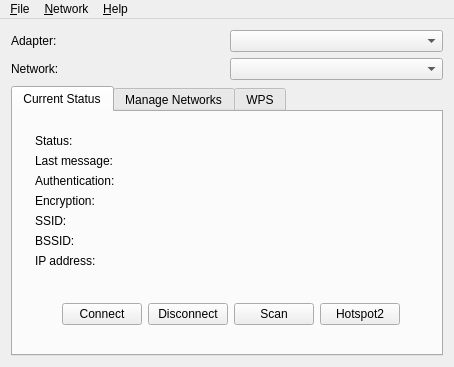
<?xml version="1.0" encoding="UTF-8"?>
<ui version="4.0">
 <class>WpaGui</class>
 <widget class="QMainWindow" name="WpaGui">
  <property name="geometry">
   <rect>
    <x>0</x>
    <y>0</y>
    <width>454</width>
    <height>367</height>
   </rect>
  </property>
  <property name="windowTitle">
   <string>wpa_gui</string>
  </property>
  <property name="windowIcon">
   <iconset resource="icons.qrc">
    <normaloff>:/icons/wpa_gui.svg</normaloff>:/icons/wpa_gui.svg</iconset>
  </property>
  <widget class="QWidget" name="widget">
   <layout class="QGridLayout">
    <item row="0" column="0">
     <widget class="QLabel" name="adapterLabel">
      <property name="text">
       <string>Adapter:</string>
      </property>
     </widget>
    </item>
    <item row="0" column="1">
     <widget class="QComboBox" name="adapterSelect"/>
    </item>
    <item row="1" column="0">
     <widget class="QLabel" name="networkLabel">
      <property name="text">
       <string>Network:</string>
      </property>
     </widget>
    </item>
    <item row="1" column="1">
     <widget class="QComboBox" name="networkSelect"/>
    </item>
    <item row="2" column="0" colspan="2">
     <widget class="QTabWidget" name="wpaguiTab">
      <property name="currentIndex">
       <number>0</number>
      </property>
      <widget class="QWidget" name="statusTab">
       <attribute name="title">
        <string>Current Status</string>
       </attribute>
       <layout class="QGridLayout">
        <item row="0" column="0" colspan="5">
         <widget class="QFrame" name="frame3">
          <property name="frameShape">
           <enum>QFrame::NoFrame</enum>
          </property>
          <property name="frameShadow">
           <enum>QFrame::Plain</enum>
          </property>
          <layout class="QGridLayout">
           <item row="0" column="0">
            <widget class="QLabel" name="statusLabel">
             <property name="text">
              <string>Status:</string>
             </property>
            </widget>
           </item>
           <item row="1" column="0">
            <widget class="QLabel" name="lastMessageLabel">
             <property name="text">
              <string>Last message:</string>
             </property>
            </widget>
           </item>
           <item row="2" column="0">
            <widget class="QLabel" name="authenticationLabel">
             <property name="text">
              <string>Authentication:</string>
             </property>
            </widget>
           </item>
           <item row="3" column="0">
            <widget class="QLabel" name="encryptionLabel">
             <property name="text">
              <string>Encryption:</string>
             </property>
            </widget>
           </item>
           <item row="4" column="0">
            <widget class="QLabel" name="ssidLabel">
             <property name="text">
              <string>SSID:</string>
             </property>
            </widget>
           </item>
           <item row="5" column="0">
            <widget class="QLabel" name="bssidLabel">
             <property name="text">
              <string>BSSID:</string>
             </property>
            </widget>
           </item>
           <item row="6" column="0">
            <widget class="QLabel" name="ipAddressLabel">
             <property name="text">
              <string>IP address:</string>
             </property>
            </widget>
           </item>
           <item row="0" column="1">
            <widget class="QLabel" name="textStatus">
             <property name="text">
              <string/>
             </property>
            </widget>
           </item>
           <item row="1" column="1" colspan="3">
            <widget class="QLabel" name="textLastMessage">
             <property name="text">
              <string/>
             </property>
            </widget>
           </item>
           <item row="2" column="1">
            <widget class="QLabel" name="textAuthentication">
             <property name="text">
              <string/>
             </property>
            </widget>
           </item>
           <item row="3" column="1">
            <widget class="QLabel" name="textEncryption">
             <property name="text">
              <string/>
             </property>
            </widget>
           </item>
           <item row="4" column="1">
            <widget class="QLabel" name="textSsid">
             <property name="text">
              <string/>
             </property>
            </widget>
           </item>
           <item row="5" column="1">
            <widget class="QLabel" name="textBssid">
             <property name="text">
              <string/>
             </property>
            </widget>
           </item>
           <item row="6" column="1">
            <widget class="QLabel" name="textIpAddress">
             <property name="text">
              <string/>
             </property>
            </widget>
           </item>
          </layout>
         </widget>
        </item>
        <item row="1" column="1">
         <widget class="QPushButton" name="connectButton">
          <property name="text">
           <string>Connect</string>
          </property>
         </widget>
        </item>
        <item row="1" column="2">
         <widget class="QPushButton" name="disconnectButton">
          <property name="text">
           <string>Disconnect</string>
          </property>
         </widget>
        </item>
        <item row="1" column="3">
         <widget class="QPushButton" name="scanButton">
          <property name="text">
           <string>Scan</string>
          </property>
         </widget>
        </item>
        <item row="1" column="4">
         <widget class="QPushButton" name="hsButton">
          <property name="text">
           <string>Hotspot2</string>
          </property>
         </widget>
        </item>
        <item row="1" column="5">
         <spacer>
          <property name="orientation">
           <enum>Qt::Vertical</enum>
          </property>
          <property name="sizeHint" stdset="0">
           <size>
            <width>30</width>
            <height>40</height>
           </size>
          </property>
         </spacer>
        </item>
       </layout>
      </widget>
      <widget class="QWidget" name="networkconfigTab">
       <attribute name="title">
        <string>Manage Networks</string>
       </attribute>
       <layout class="QGridLayout">
        <item row="0" column="0" colspan="5">
         <widget class="QListWidget" name="networkList">
          <property name="selectionRectVisible">
           <bool>true</bool>
          </property>
         </widget>
        </item>
        <item row="1" column="0" rowspan="2">
         <spacer>
          <property name="orientation">
           <enum>Qt::Vertical</enum>
          </property>
          <property name="sizeHint" stdset="0">
           <size>
            <width>20</width>
            <height>61</height>
           </size>
          </property>
         </spacer>
        </item>
        <item row="1" column="1">
         <widget class="QRadioButton" name="enableRadioButton">
          <property name="text">
           <string>Enabled</string>
          </property>
         </widget>
        </item>
        <item row="1" column="2">
         <widget class="QPushButton" name="editNetworkButton">
          <property name="text">
           <string>Edit</string>
          </property>
         </widget>
        </item>
        <item row="1" column="3">
         <widget class="QPushButton" name="removeNetworkButton">
          <property name="text">
           <string>Remove</string>
          </property>
         </widget>
        </item>
        <item row="1" column="4" rowspan="2">
         <spacer>
          <property name="orientation">
           <enum>Qt::Vertical</enum>
          </property>
          <property name="sizeHint" stdset="0">
           <size>
            <width>20</width>
            <height>61</height>
           </size>
          </property>
         </spacer>
        </item>
        <item row="2" column="1">
         <widget class="QRadioButton" name="disableRadioButton">
          <property name="text">
           <string>Disabled</string>
          </property>
         </widget>
        </item>
        <item row="2" column="2">
         <widget class="QPushButton" name="addNetworkButton">
          <property name="text">
           <string>Add</string>
          </property>
         </widget>
        </item>
        <item row="2" column="3">
         <widget class="QPushButton" name="scanNetworkButton">
          <property name="text">
           <string>Scan</string>
          </property>
         </widget>
        </item>
       </layout>
      </widget>
      <widget class="QWidget" name="wpsTab">
       <attribute name="title">
        <string>WPS</string>
       </attribute>
       <layout class="QGridLayout" name="wpsGridLayout">
        <item row="0" column="0">
         <widget class="QLabel" name="label_2">
          <property name="text">
           <string>Status:</string>
          </property>
         </widget>
        </item>
        <item row="0" column="1" colspan="3">
         <widget class="QLabel" name="wpsStatusText">
          <property name="text">
           <string/>
          </property>
         </widget>
        </item>
        <item row="1" column="0" colspan="2">
         <widget class="QPushButton" name="wpsPbcButton">
          <property name="text">
           <string>PBC - push button</string>
          </property>
         </widget>
        </item>
        <item row="2" column="0" colspan="2">
         <widget class="QPushButton" name="wpsPinButton">
          <property name="text">
           <string>Generate PIN</string>
          </property>
         </widget>
        </item>
        <item row="2" column="2">
         <widget class="QLabel" name="label">
          <property name="text">
           <string>PIN:</string>
          </property>
         </widget>
        </item>
        <item row="2" column="3">
         <widget class="QLineEdit" name="wpsPinEdit">
          <property name="enabled">
           <bool>false</bool>
          </property>
          <property name="readOnly">
           <bool>true</bool>
          </property>
         </widget>
        </item>
        <item row="3" column="0" colspan="2">
         <widget class="QPushButton" name="wpsApPinButton">
          <property name="enabled">
           <bool>false</bool>
          </property>
          <property name="text">
           <string>Use AP PIN</string>
          </property>
         </widget>
        </item>
        <item row="3" column="2">
         <widget class="QLabel" name="label_3">
          <property name="text">
           <string>AP PIN:</string>
          </property>
         </widget>
        </item>
        <item row="3" column="3">
         <widget class="QLineEdit" name="wpsApPinEdit">
          <property name="enabled">
           <bool>false</bool>
          </property>
         </widget>
        </item>
        <item row="4" column="0" colspan="4">
         <widget class="QTextEdit" name="wpsInstructions">
          <property name="readOnly">
           <bool>true</bool>
          </property>
         </widget>
        </item>
       </layout>
      </widget>
     </widget>
    </item>
   </layout>
  </widget>
  <widget class="QMenuBar" name="MenuBar">
   <property name="geometry">
    <rect>
     <x>0</x>
     <y>0</y>
     <width>454</width>
     <height>25</height>
    </rect>
   </property>
   <widget class="QMenu" name="fileMenu">
    <property name="title">
     <string>&amp;File</string>
    </property>
    <addaction name="fileEventHistoryAction"/>
    <addaction name="fileSaveConfigAction"/>
    <addaction name="actionWPS"/>
    <addaction name="actionPeers"/>
    <addaction name="separator"/>
    <addaction name="fileExitAction"/>
   </widget>
   <widget class="QMenu" name="networkMenu">
    <property name="title">
     <string>&amp;Network</string>
    </property>
    <addaction name="networkAddAction"/>
    <addaction name="networkEditAction"/>
    <addaction name="networkRemoveAction"/>
    <addaction name="separator"/>
    <addaction name="networkEnableAllAction"/>
    <addaction name="networkDisableAllAction"/>
    <addaction name="networkRemoveAllAction"/>
    <addaction name="separator"/>
    <addaction name="switchInterworkingSelectAction"/>
   </widget>
   <widget class="QMenu" name="helpMenu">
    <property name="title">
     <string>&amp;Help</string>
    </property>
    <addaction name="helpContentsAction"/>
    <addaction name="helpIndexAction"/>
    <addaction name="separator"/>
    <addaction name="helpAboutAction"/>
   </widget>
   <addaction name="fileMenu"/>
   <addaction name="networkMenu"/>
   <addaction name="helpMenu"/>
  </widget>
  <action name="fileEventHistoryAction">
   <property name="text">
    <string>Event &amp;History</string>
   </property>
  </action>
  <action name="fileSaveConfigAction">
   <property name="text">
    <string>&amp;Save Configuration</string>
   </property>
   <property name="shortcut">
    <string>Ctrl+S</string>
   </property>
  </action>
  <action name="fileExitAction">
   <property name="text">
    <string>E&amp;xit</string>
   </property>
   <property name="shortcut">
    <string>Ctrl+Q</string>
   </property>
  </action>
  <action name="networkAddAction">
   <property name="text">
    <string>&amp;Add</string>
   </property>
  </action>
  <action name="networkEditAction">
   <property name="text">
    <string>&amp;Edit</string>
   </property>
  </action>
  <action name="networkRemoveAction">
   <property name="text">
    <string>&amp;Remove</string>
   </property>
  </action>
  <action name="networkEnableAllAction">
   <property name="text">
    <string>E&amp;nable All</string>
   </property>
  </action>
  <action name="networkDisableAllAction">
   <property name="text">
    <string>&amp;Disable All</string>
   </property>
  </action>
  <action name="networkRemoveAllAction">
   <property name="text">
    <string>Re&amp;move All</string>
   </property>
  </action>
  <action name="switchInterworkingSelectAction">
   <property name="checkable">
    <bool>true</bool>
   </property>
   <property name="text">
    <string>&amp;Hotspot2 Auto Select</string>
   </property>
  </action>
  <action name="helpContentsAction">
   <property name="enabled">
    <bool>false</bool>
   </property>
   <property name="text">
    <string>&amp;Contents...</string>
   </property>
  </action>
  <action name="helpIndexAction">
   <property name="enabled">
    <bool>false</bool>
   </property>
   <property name="text">
    <string>&amp;Index...</string>
   </property>
  </action>
  <action name="helpAboutAction">
   <property name="text">
    <string>&amp;About</string>
   </property>
  </action>
  <action name="actionWPS">
   <property name="enabled">
    <bool>false</bool>
   </property>
   <property name="text">
    <string>&amp;Wi-Fi Protected Setup</string>
   </property>
  </action>
  <action name="actionPeers">
   <property name="text">
    <string>&amp;Peers</string>
   </property>
  </action>
 </widget>
 <layoutdefault spacing="6" margin="11"/>
 <includes>
  <include location="global">qtimer.h</include>
  <include location="global">qsocketnotifier.h</include>
  <include location="local">wpamsg.h</include>
  <include location="local">eventhistory.h</include>
  <include location="local">scanresults.h</include>
  <include location="local">peers.h</include>
 </includes>
 <resources>
  <include location="icons.qrc"/>
 </resources>
 <connections/>
</ui>
